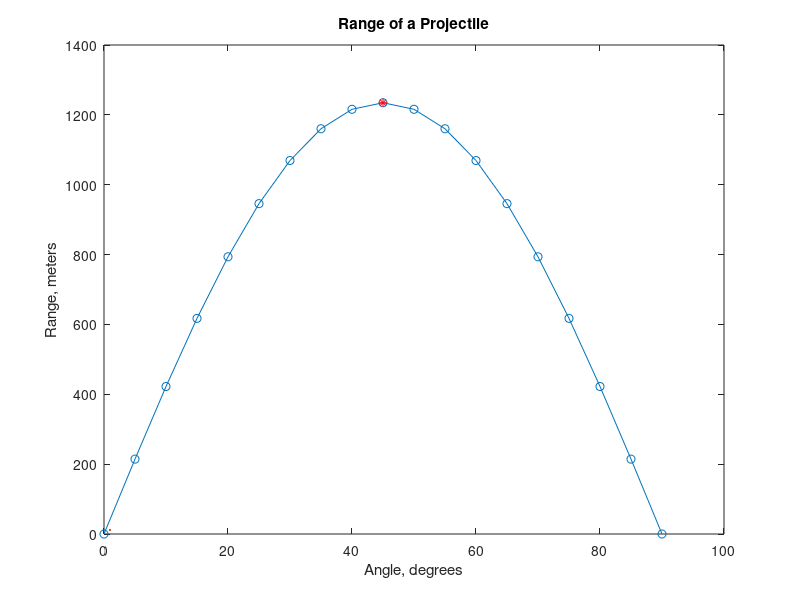

MATLAB code to generate this figure: (Note: this script raises an error after producing the figure.)
% 정답 35: 의사코드 → 코드. 발사각에 따른 사거리와 주석 달린 그래프
clear, clc, clf
% 1. 입력 변수 정의 (g, v, 각도 벡터)
g = 9.8; v = 110;
theta = 0:5:90;                                % degrees
% 2. 사거리 계산 (각도는 degree이므로 sind)
range = v^2/g*sind(2*theta);
% 3. 최대 사거리와 그때의 각도
[maximum, k] = max(range);
best = theta(k);
% 4. sprintf로 주석 문자열 생성
label = sprintf("Max range %.0f m at %d%c", maximum, best, char(176));
% 5. 그래프와 주석
plot(theta, range, "-o"), hold on
plot(best, maximum, "r*", MarkerSize = 12), hold off
title("Range of a Projectile"), xlabel("Angle, degrees"), ylabel("Range, meters")
text(best + 3, maximum, label)
grid on
% 6. 최대의 90% 이상인 각도를 출력
fprintf('%s\n', label)
fprintf('Angles giving >= 90%% of max: %s\n', num2str(theta(range >= 0.9*maximum)))
theme(gcf, "light")              % R2026a 기본 테마는 dark 라 밝게 바꿔 저장한다
exportgraphics(gcf, '../img/a35_projectile.png')
